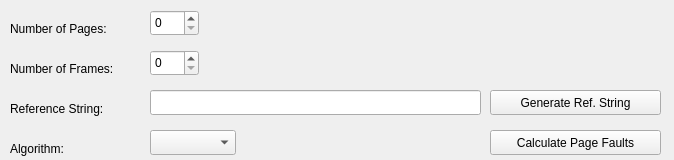
<?xml version="1.0" encoding="UTF-8"?>
<ui version="4.0">
 <class>MainWindow</class>
 <widget class="QMainWindow" name="MainWindow">
  <property name="geometry">
   <rect>
    <x>0</x>
    <y>0</y>
    <width>674</width>
    <height>160</height>
   </rect>
  </property>
  <property name="windowTitle">
   <string>MainWindow</string>
  </property>
  <widget class="QWidget" name="centralWidget">
   <widget class="QPushButton" name="btnCalculatePageFaults">
    <property name="geometry">
     <rect>
      <x>490</x>
      <y>130</y>
      <width>171</width>
      <height>25</height>
     </rect>
    </property>
    <property name="text">
     <string>Calculate Page Faults</string>
    </property>
   </widget>
   <widget class="QSpinBox" name="spinNumPages">
    <property name="geometry">
     <rect>
      <x>150</x>
      <y>10</y>
      <width>49</width>
      <height>26</height>
     </rect>
    </property>
   </widget>
   <widget class="QSpinBox" name="spinNumFrames">
    <property name="geometry">
     <rect>
      <x>150</x>
      <y>50</y>
      <width>49</width>
      <height>26</height>
     </rect>
    </property>
   </widget>
   <widget class="QLineEdit" name="txtReferenceString">
    <property name="geometry">
     <rect>
      <x>150</x>
      <y>90</y>
      <width>331</width>
      <height>25</height>
     </rect>
    </property>
   </widget>
   <widget class="QLabel" name="lblNumPages">
    <property name="geometry">
     <rect>
      <x>10</x>
      <y>20</y>
      <width>121</width>
      <height>17</height>
     </rect>
    </property>
    <property name="text">
     <string>Number of Pages: </string>
    </property>
   </widget>
   <widget class="QLabel" name="lblNumFrames">
    <property name="geometry">
     <rect>
      <x>10</x>
      <y>60</y>
      <width>141</width>
      <height>17</height>
     </rect>
    </property>
    <property name="text">
     <string>Number of Frames:</string>
    </property>
   </widget>
   <widget class="QLabel" name="lblRefString">
    <property name="geometry">
     <rect>
      <x>10</x>
      <y>100</y>
      <width>121</width>
      <height>17</height>
     </rect>
    </property>
    <property name="text">
     <string>Reference String: </string>
    </property>
   </widget>
   <widget class="QPushButton" name="btnGenerateReferenceString">
    <property name="geometry">
     <rect>
      <x>490</x>
      <y>90</y>
      <width>171</width>
      <height>25</height>
     </rect>
    </property>
    <property name="text">
     <string>Generate Ref. String</string>
    </property>
   </widget>
   <widget class="QComboBox" name="cmboAlgorithm">
    <property name="geometry">
     <rect>
      <x>150</x>
      <y>130</y>
      <width>86</width>
      <height>25</height>
     </rect>
    </property>
    <property name="currentText">
     <string/>
    </property>
   </widget>
   <widget class="QLabel" name="lblAlgorithm">
    <property name="geometry">
     <rect>
      <x>10</x>
      <y>140</y>
      <width>101</width>
      <height>17</height>
     </rect>
    </property>
    <property name="text">
     <string>Algorithm: </string>
    </property>
   </widget>
  </widget>
 </widget>
 <layoutdefault spacing="6" margin="11"/>
 <resources/>
 <connections/>
</ui>
